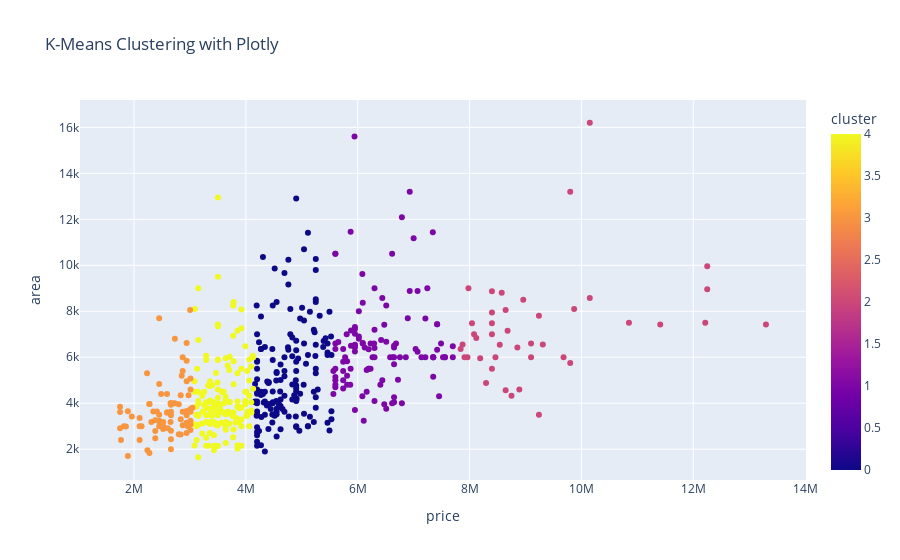

Write notebook code for a chart like this one.
### Code cell
import plotly.express as px
fig = px.scatter(X, x='price', y='area', color='cluster', title='K-Means Clustering with Plotly')
fig.show()

### Figure 1 — Plotly figure (JSON) as saved in the notebook; plotly's stock layout.template omitted (floating-point values rounded to 4 significant figures; data arrays with more than 128 entries replaced by an {"elided": "..."} marker saying what was removed)
{"data": [{"hovertemplate": "price=%{x}<br>area=%{y}<br>cluster=%{marker.color}<extra></extra>", "legendgroup": "", "marker": {"color": {"elided": "545 int values"}, "coloraxis": "coloraxis", "symbol": "circle"}, "mode": "markers", "name": "", "orientation": "v", "showlegend": false, "type": "scatter", "x": {"elided": "545 int values"}, "xaxis": "x", "y": {"elided": "545 int values"}, "yaxis": "y"}], "layout": {"coloraxis": {"colorbar": {"title": {"text": "cluster"}}, "colorscale": [[0, "#0d0887"], [0.1111, "#46039f"], [0.2222, "#7201a8"], [0.3333, "#9c179e"], [0.4444, "#bd3786"], [0.5556, "#d8576b"], [0.6667, "#ed7953"], [0.7778, "#fb9f3a"], [0.8889, "#fdca26"], [1, "#f0f921"]]}, "legend": {"tracegroupgap": 0}, "title": {"text": "K-Means Clustering with Plotly"}, "xaxis": {"anchor": "y", "domain": [0, 1], "title": {"text": "price"}}, "yaxis": {"anchor": "x", "domain": [0, 1], "title": {"text": "area"}}}}
